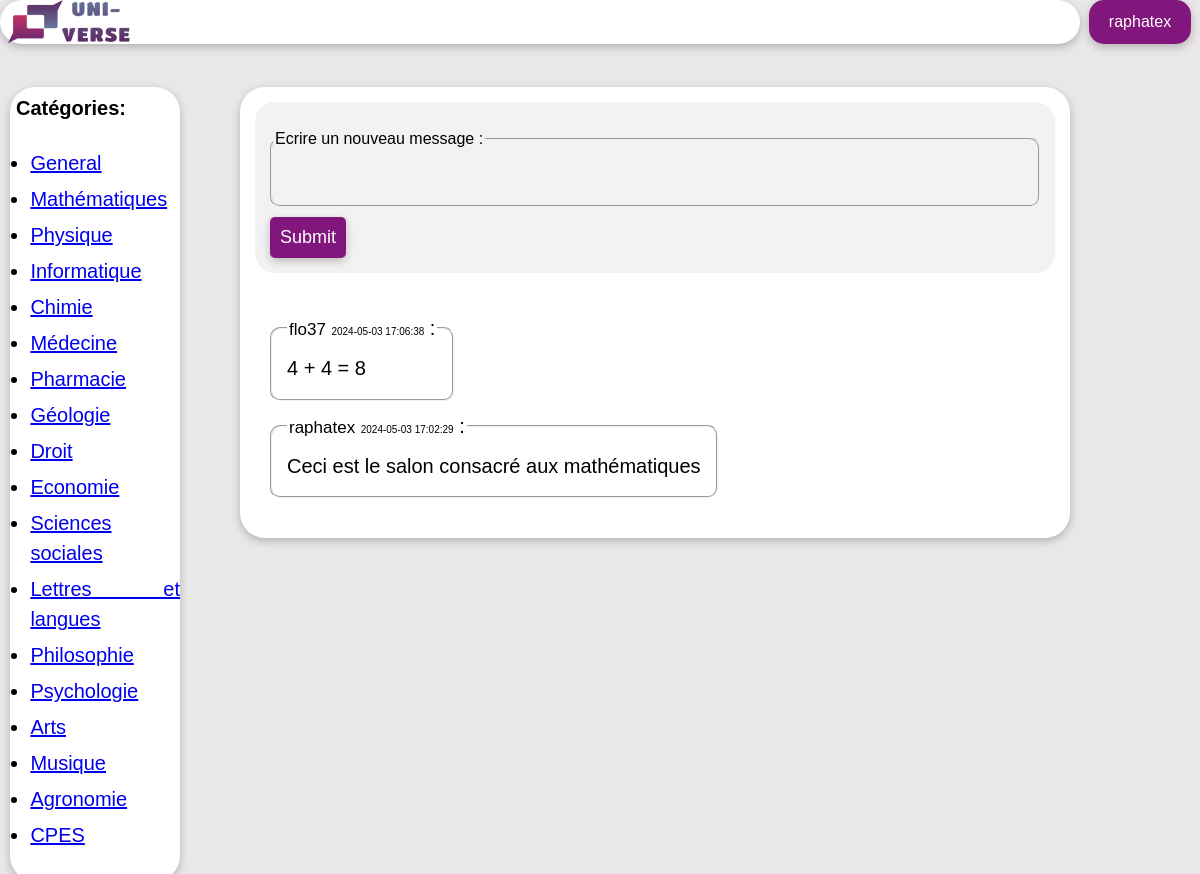
/index.php?categorie=maths (signed in), run on the app's committed database.
### tables this page shows
CREATE TABLE `messages` (
  `id` int(11) NOT NULL,
  `user_id` int(11) NOT NULL,
  `message` text NOT NULL,
  `category` varchar(255) NOT NULL,
  `date` datetime NOT NULL
);

CREATE TABLE `users` (
  `id` int(11) NOT NULL,
  `username` varchar(255) NOT NULL,
  `email` varchar(255) NOT NULL,
  `password` varchar(255) NOT NULL,
  `active` tinyint(1) NOT NULL,
  `id_coded` varchar(255) NOT NULL
);

### index.php (the view, shortened to what this page needs)
<?php
include 'bdd.php';
if(isset($_GET['categorie'])){
  $page = $_GET['categorie'];
}
else{
  $page = 'general';
}
$get_messages = $bdd->query("SELECT `username`,`message`,`date` FROM `messages` INNER JOIN `users` ON messages.user_id = users.id WHERE `category`='$page' ORDER BY messages.id DESC");
?>
<!DOCTYPE html>
<link href="main.css" rel="stylesheet" media="all" />
<html lang="fr">
  <head>
  </head>
  <body>
    <div class="container">
      <div class="parent">
        <div class="haut">
          <div class="logo">
            <img class="image_logo" src="Logo_Uni-verse.png" alt="Uni'Verse" />
          </div>
        </div>
        <div class="messages">
          <?php
          if (isset($_SESSION['connecte'])){
          ?>
          <form method="POST" id="ecrire">
            <fieldset id="messageField">
              <legend>Ecrire un nouveau message :</legend>
              <textarea oninput="auto_grow(this)" name="message" id="ecrire_message" wrap="hard" title="ecrivez votre message" autocomplete="off" maxlength="999" required></textarea>
            </fieldset>
            <input type="submit" id="envoyer" name="ok">
          </form>
          <?php
          }
          ?>
          <div id="message">
            <?php
            if (isset($_SESSION['connecte']) or $page == 'general'){
              while ($messages = $get_messages->fetch()) {
                ?>
                <fieldset class="users_messages">
                <legend><span class="username">
                <?php
                echo "$messages[0]</span>";
                ?>
                <span class="date">
                <?php
                echo "$messages[2]</span> :</legend>";
                echo "<pre>$messages[1]</pre>";
                ?>
                </fieldset>
                <?php
              }
            }
            else{
              echo "Vous devez être connecté pour visionner ces messages.";
            }
            ?>
          </div>
        </div>
        <div class="gauche">
          <h2 class="titre_catégories">Catégories:</h2>
          <ul class="liste_catégories" style="font-size: 25px">
            <li class="element_liste_catégories">
              <a href="index.php">General</a>
            </li>
            <li class="element_liste_catégories">
              <a href="index.php?categorie=maths">Mathématiques</a>
            </li>
            <li class="element_liste_catégories">
              <a href="index.php?categorie=physique">Physique</a>
            </li>
            <li class="element_liste_catégories">
              <a href="index.php?categorie=informatique">Informatique</a>
            </li>
            <li class="element_liste_catégories">
              <a href="index.php?categorie=chimie">Chimie</a>
            </li>
            <li class="element_liste_catégories">
              <a href="index.php?categorie=medecine">Médecine</a>
            </li>
            <li class="element_liste_catégories">
              <a href="index.php?categorie=pharmacie">Pharmacie</a>
            </li>
            <li class="element_liste_catégories">
              <a href="index.php?categorie=geologie">Géologie</a>
            </li>
            <li class="element_liste_catégories">
              <a href="index.php?categorie=droit">Droit</a>
            </li>
            <li class="element_liste_catégories">
              <a href="index.php?categorie=economie">Economie</a>
            </li>
            <li class="element_liste_catégories">
              <a href="index.php?categorie=ss">Sciences sociales</a>
            </li>
            <li class="element_liste_catégories">
              <a href="index.php?categorie=ll">Lettres et langues</a>
            </li>
            <li class="element_liste_catégories">
              <a href="index.php?categorie=philosophie">Philosophie</a>
            </li>
            <li class="element_liste_catégories">
              <a href="index.php?categorie=psychologie">Psychologie</a>
            </li>
            <li class="element_liste_catégories">
              <a href="index.php?categorie=arts">Arts</a>
            </li>
            <li class="element_liste_catégories">
              <a href="index.php?categorie=musique">Musique</a>
            </li>
            <li class="element_liste_catégories">
              <a href="index.php?categorie=agronomie">Agronomie</a>
            </li>
            <li class="element_liste_catégories">
              <a href="index.php?categorie=cpes">CPES</a>
            </li>
          </ul>
        </div>
        <?php
          if (isset($_SESSION['connecte'])){
            ?>
            <a href="profile.php" class="connection"><?php echo $_SESSION['username'];?></a>
            <?php
          }
          else{
            ?>
            <a href="login.php" class="connection">Se connecter</a>
            <?php
          }
        ?>
        <div class="espace-haut"></div>
      </div>
    </div>
  </body>
</html>

### main.css (style rules this page uses)
body { margin: 0; padding: 0; overflow: hidden; background-color: rgb(233, 231, 231); font-family: Arial, Helvetica, sans-serif; line-height: 1.5; }
.container { height: 100vh; overflow: auto; }
.parent { display: grid; grid-template-columns: 15% 5% 70% 10%; grid-template-rows: auto 1fr auto; }
.titre_catégories { margin:0.5vw; font-size: 20px ; overflow:hidden }
.liste_catégories { padding-left: 1.7vw; overflow:auto ; }
.element_liste_catégories { padding-bottom:0.5vw ; font-size: 20px; text-align: justify; }
#ecrire { background-color: rgb(243, 241, 241); border-radius: 20px; padding: 15px; }
#message { background-color: white; border-radius: 20px; padding: 15px; margin-top: 15px; text-align: justify; overflow: auto; }
#messageField { margin: 10px 0px; padding: 1px; border-radius: 10px; color: black; width: fit-content; }
#ecrire_message { font-size: 15px; font-family: Arial, Helvetica, sans-serif; border: none; padding: 10px; width: 62vw; outline: none; height: 25px; background-color: rgb(243, 241, 241); resize: none; }
#envoyer { background: rgb(129, 22, 124); color: white; font-size: large; border: none; padding: 10px; border-radius: 5px; box-shadow: rgba(0, 0, 0, 0.24) 0px 3px 8px; cursor: pointer; }
.users_messages { font-size: 20px; margin: 10px 0px; border-radius: 10px; color: rgb(0, 0, 0); width: fit-content; height: fit-content; }
.date { font-size: 10px; }
.username { font-size: 17px; }
pre { margin: 3px 0px; font-family: Arial, Helvetica, sans-serif; }
.haut, .gauche, .messages { border-radius: 25px; background-color: white; box-shadow: rgba(0, 0, 0, 0.24) 0px 3px 8px; }
.haut { height: 5vh; grid-row: 1; grid-column: 1 / 4; display: grid; grid-template-columns: 50% 50%; grid-template-rows:5vh; }
.connection { display: flex; flex-direction: row; align-items: center; margin: auto; padding: 0px 20px; background: rgb(129, 22, 124); color: white; border-radius: 15px; box-shadow: rgba(0, 0, 0, 0.24) 0px 3px 8px; height: 5vh; width: fit-content; grid-row: 1; grid-column: 4; cursor: pointer; text-decoration: none; }
.image_logo { height: 100%; width: auto; }
.gauche { margin-left: 10px; grid-row: 3; grid-column: 1; height: fit-content; }
.messages { min-width: 60vw; width: fit-content; height: fit-content; grid-row: 3; grid-column: 3; padding: 15px; }
.espace-haut { display: block; height: 5vh; grid-row: 2; grid-column: 1/5; }

### data on the page
messages: user.username "flo37", date "2024-05-03 17:06:38", message "4 + 4 = 8"
messages: user.username "raphatex", date "2024-05-03 17:02:29", message "Ceci est le salon consacré aux mathématiques"

### other printed values
$_SESSION['username'] "raphatex"
